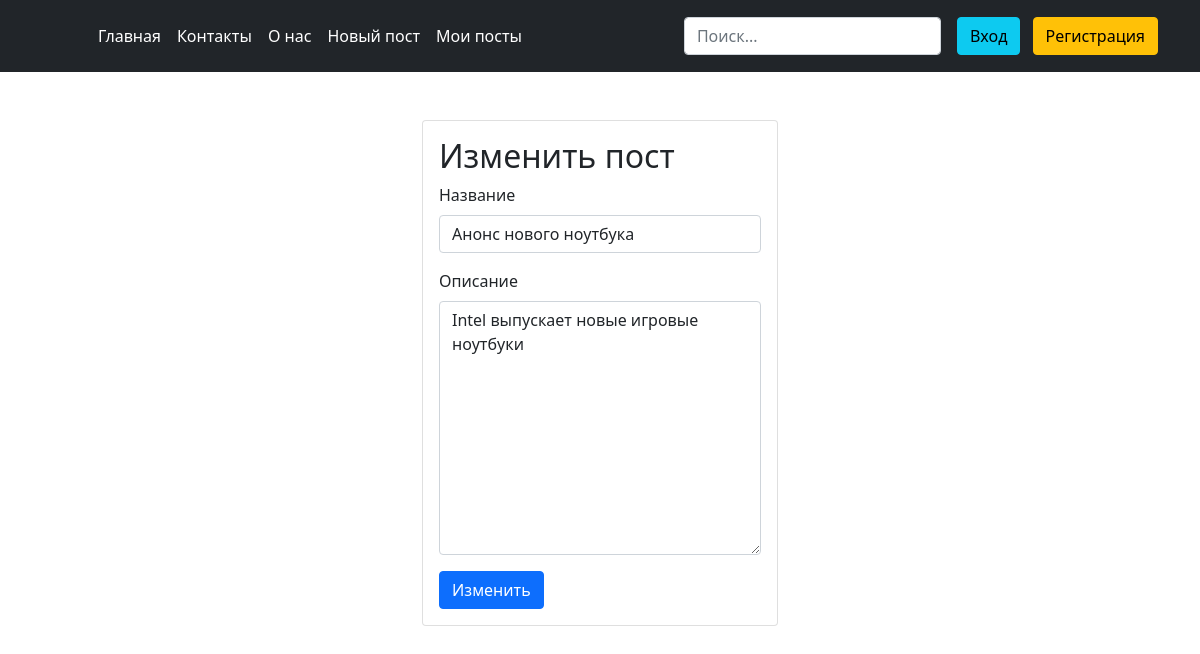
The app's page /update_post/2/ with its own data.
### app/models.py (models this page shows)
class Post(models.Model):
    image = models.ImageField(upload_to='images/', null=True)
    title = models.CharField(max_length=25)
    description = models.TextField()
    date = models.DateTimeField(auto_now_add=True)

### app/views.py (the view)
# urls.py: path('update_post/<int:pk>/', update_post, name='update-post'),
def update_post(request, pk):
    post = Post.objects.get(id=pk)
    form = PostForm(instance=post)
    if request.method == 'POST':
        form = PostForm(request.POST, request.FILES, instance=post)
        if form.is_valid():
            form.save()
            return redirect('index')
    context = {
        'form': form
    }
    return render(request, 'app/update_post.html', context)

### app/forms.py
class PostForm(forms.ModelForm):
    class Meta:
        model = Post
        fields = ['title', 'description', 'image']
        widgets = {
            'image': forms.FileInput(attrs={
                'class': 'form-control'
            }),
            'title': forms.TextInput(attrs={
                'class': 'form-control',
                'placeholder': 'Название'
            }),
            'description': forms.Textarea(attrs={
                'class': 'form-control',
                'placeholder': 'Описание'
            })
        }

### templates/app/update_post.html (shortened to what this page needs)
{% extends 'base.html' %}
{% block content %}
<div class="container mt-5">
    <div class="row justify-content-center">
        <div class="col-4">
            <div class="card">
                <div class="card-body">
                    <h2>Изменить пост</h2>
                    <form action="" method="post">
                        <div class="mb-3">
                            <label for="title" class="form-label">Название</label>
                            {{ form.title }}
                        </div>
                        <div class="mb-3">
                            <label for="description" class="form-label">Описание</label>
                            {{ form.description }}
                        </div>
                        <button type="submit" class="btn btn-primary">Изменить</button>
                    </form>
                </div>
            </div>
        </div>
    </div>
</div>
{% endblock %}

### records on screen
Post: title "Анонс нового ноутбука", description "Intel выпускает новые игровые ноутбуки"
